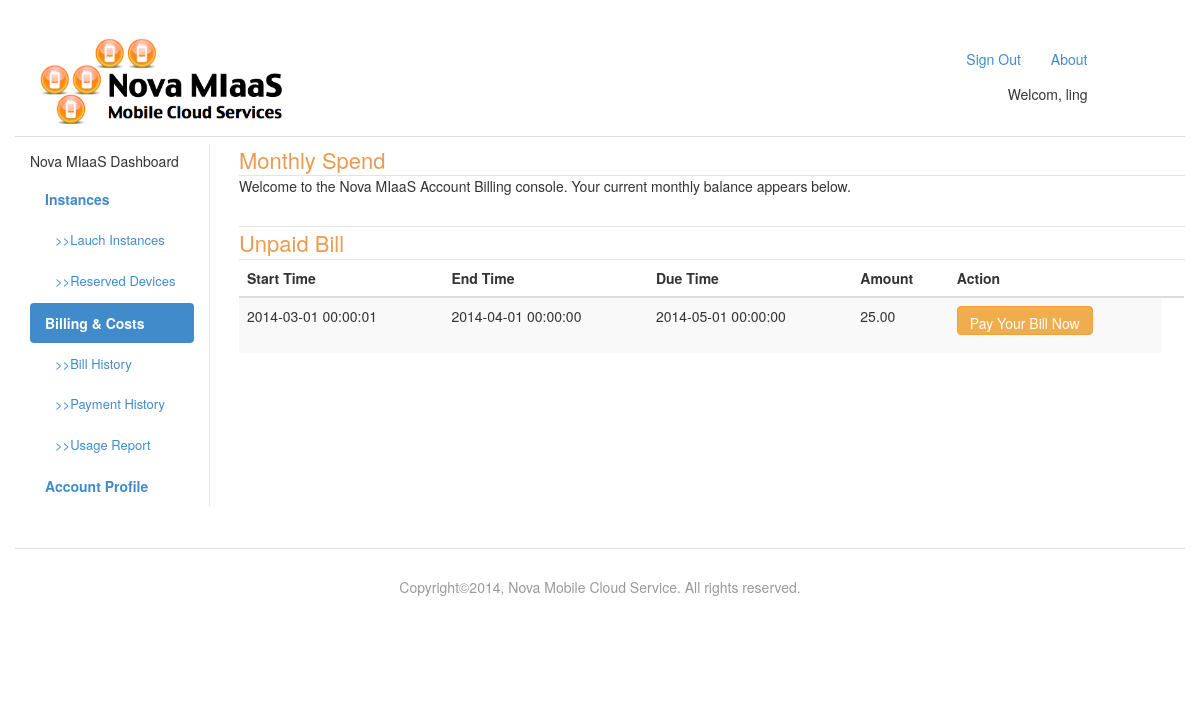
Screenshot of /user_bill.php (signed in) with the database file from the repository.
### tables this page shows
CREATE TABLE bills (
	id int NOT NULL AUTO_INCREMENT,
	user_id int NOT NULL,
	bill_start timestamp NOT NULL,
	bill_end timestamp NOT NULL,
	bill_due timestamp,
	amount decimal(10,2) NOT NULL,
	paid_flag bit default 0,   
	FOREIGN KEY (user_id) REFERENCES users(id)
	ON DELETE CASCADE ON UPDATE CASCADE,
	PRIMARY KEY (id)
	);

### includes/functions.php (called while the page is built, shortened)
<?php
class BillManager{
	public static function find_unpaid_bill_by_userid($user_id){
		global $connection;
		$query  = "SELECT * ";
		$query .= "FROM bills ";
		$query .= "WHERE user_id = {$user_id} ";
		$query .= "AND paid_flag = 0 ";
		$result_set = mysqli_query($connection, $query);
		$result_array = array();
	    while ($row = mysqli_fetch_array($result_set)) {
	        $result_array[] = $row;
	    }
	    return $result_array;
	}
}
?>

### public/user_bill.php (the view, shortened to what this page needs)
<?php
$userUnpaidBill=BillManager::find_unpaid_bill_by_userid($_SESSION["user_id"]);
?>
<?php include("../includes/layouts/header.php"); ?>
			<?php include("aside_topright.php"); ?>
			<div class="row">
				<?php include("aside_bar.php"); ?>
	         	<article class="col-lg-10">
	         		<div class="row" style="border-bottom: 1px solid #E4E4E4; margin-left:1em;">
		         		<h2orange>Monthly Spend</h2orange>
		         	</div>
	         		<div class="row" style="border-bottom: 1px solid #E4E4E4; margin-left:1em;">
		         		<p >
							Welcome to the Nova MIaaS Account Billing console.
							Your current monthly balance appears below.  </p>
		         		<br>
					</div>
	         		<div class="row" style="border-bottom: 1px solid #E4E4E4; margin-left:1em;">
		         		<h2orange>Unpaid Bill</h2orange>
		         	</div>
					<div>
		         	<table class="table table-striped" style="margin-left:1em;">
				                <thead>
				                  <tr>
				                    <th>Start Time</th>
				                    <th>End Time</th>
				                    <th>Due Time</th>
				                    <th>Amount</th>
				                    <th>Action</th>
				                    <th></th>
				                  </tr>
				                </thead>
				            <?php if(isset($userUnpaidBill)){ ?>
				                <tbody>
									<?php
										$arrlength = count($userUnpaidBill);
										for ($i=0; $i < $arrlength; $i++) {
										$href="user_make_payment.php?billid=".$userUnpaidBill[$i]['id'];
									?>
									<tr>
									<td><?php echo $userUnpaidBill[$i]['bill_start']; ?></td>
									<td><?php echo $userUnpaidBill[$i]['bill_end']; ?></td>
									<td><?php echo $userUnpaidBill[$i]['bill_due']; ?></td>
									<td><?php echo $userUnpaidBill[$i]['amount']; ?></td>
									<td><p ><a style="height: 4ex;"
										href=<?php echo $href;?>
										 class="btn btn-warning" onclick="return confirm('Thank for paying!');">
											Pay Your Bill Now</a></p> </td>
									</tr>
									<?php
										}
									?>
					                </tbody>
							<?php } ?>
					</table>
					</div>
	         	</article>
	    	</div>
<?php include("../includes/layouts/footer.php"); ?>

### public/stylesheets/css/custom.css (style rules this page uses)
body { padding-top: 20px; }
h2orange { font-size:22px; margin:.67em 0; color: #EE9A4D; }

### rows the page displays
bills: bill_start "2014-03-01 00:00:01", bill_end "2014-04-01 00:00:00", bill_due "2014-05-01 00:00:00", amount "25.00"

### other values shown
$_SESSION["first_name"] "ling"
